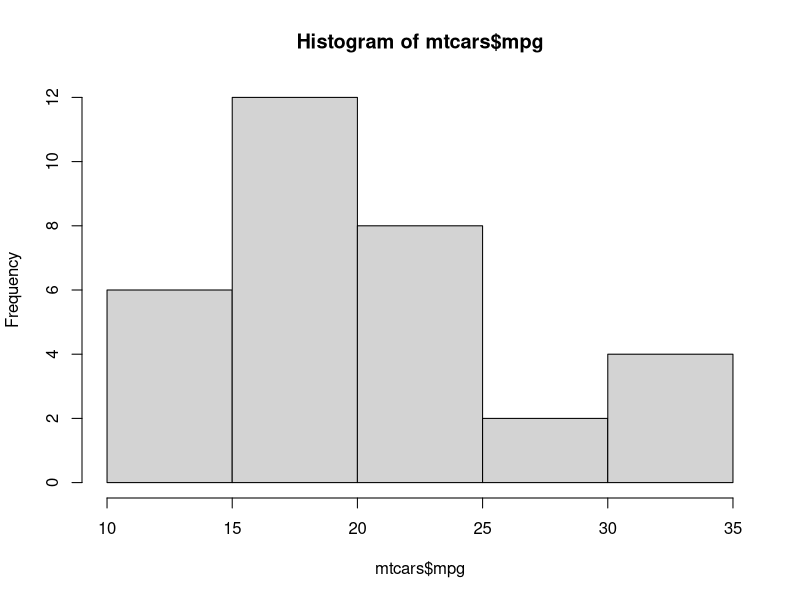
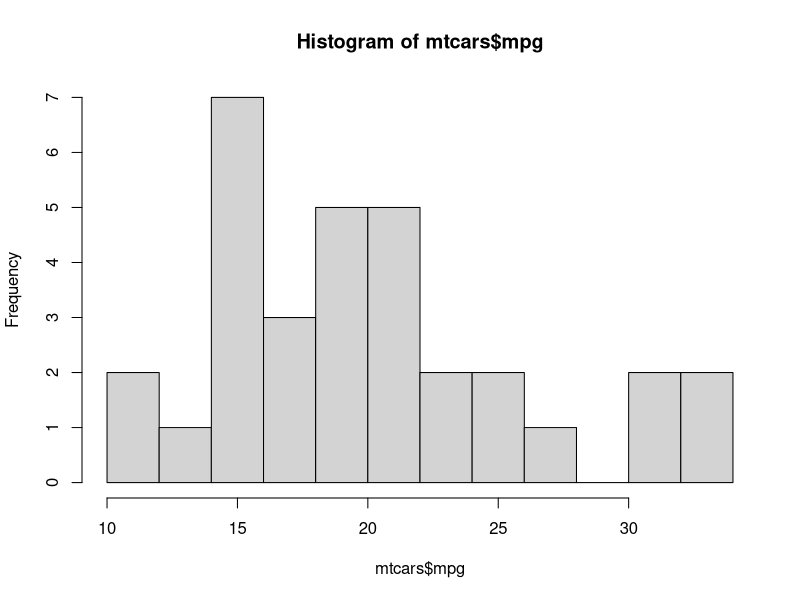
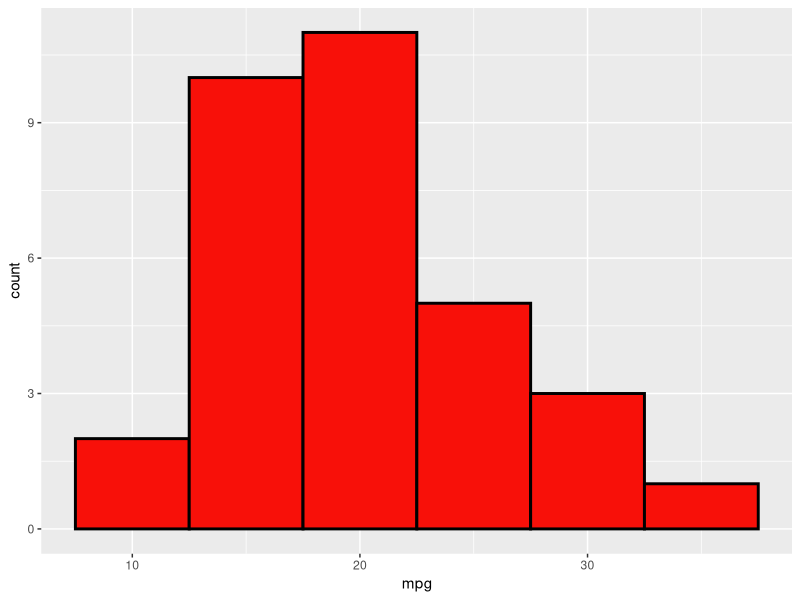

R code for these plots, in order:
# using Base R
hist(mtcars$mpg)
hist(mtcars$mpg, breaks = 10)

# using ggplot
library(tidyverse)
mtcars %>%
  ggplot(aes(x = mpg)) +
  geom_histogram(binwidth = 5, fill = "#F81009", color = "black", linewidth = 1)
